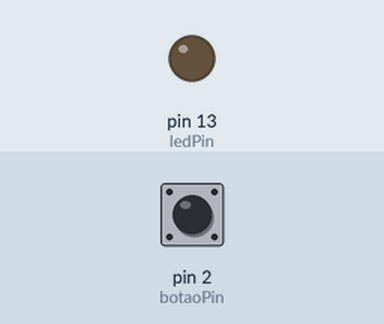
The sketch below on a simulated Arduino Uno, built with avr-gcc and run on an emulated ATmega328P. Shown: output pins drawn as LEDs (lit = HIGH). Inputs (shaded band) come from the test bench; at power-on: pin 2 (botaoPin) LOW.

Above: at 1.2 s.
1.3 s: pin 2 (botaoPin) pulled HIGH for 0.15 s
At 1.37 s:
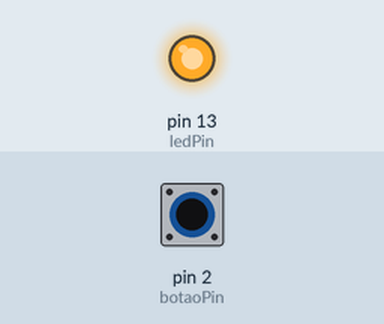
2.9 s: pin 2 (botaoPin) pulled HIGH for 3.2 s
At 6.8 s:
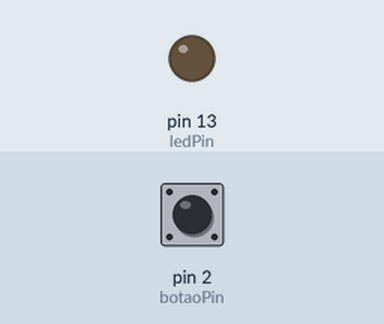
Timing chart, 0 to 8.3 s (numbered marks = the images above; inputs shaded):
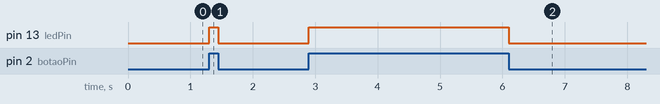

Measured:
- after the input at 1.3 s, pin 13 (ledPin): LOW → HIGH at once, → LOW 0.15 s later
- after the input at 2.9 s, pin 13 (ledPin): LOW → HIGH at once, → LOW 3.2 s later

The sketch:

button_led.ino
```cpp
/*
 * WORKSHOP INTRODUCAO A ARDUINO @CESARBR -- 09/03/2017
 * @ErickSimoes @eron93br
 * Código para o módulo LED com Botão
 */

// variaveis que não mudam:
const int botaoPin = 2;	// Pino do pushbutton, botão
const int ledPin =  13;	// Pino de LED

// variaveis que mudam:
int estadoBotao = 0;	// variável para ler o estado do botão

void setup() {
  // inicializa o pino do LED como saída
  pinMode(ledPin, OUTPUT);
  // inicializa o pino do botão como entrada
  pinMode(botaoPin, INPUT);
}

void loop() {
  // ler o estado do botão
  estadoBotao = digitalRead(botaoPin);

  // se o botão estiver pressionado a LED é acesa
  // Se não, é apagada
  if (estadoBotao == HIGH) {
    // ligar a LED
    digitalWrite(ledPin, HIGH);
  } else {
    // desligar a LED
    digitalWrite(ledPin, LOW);
  }
}
```
